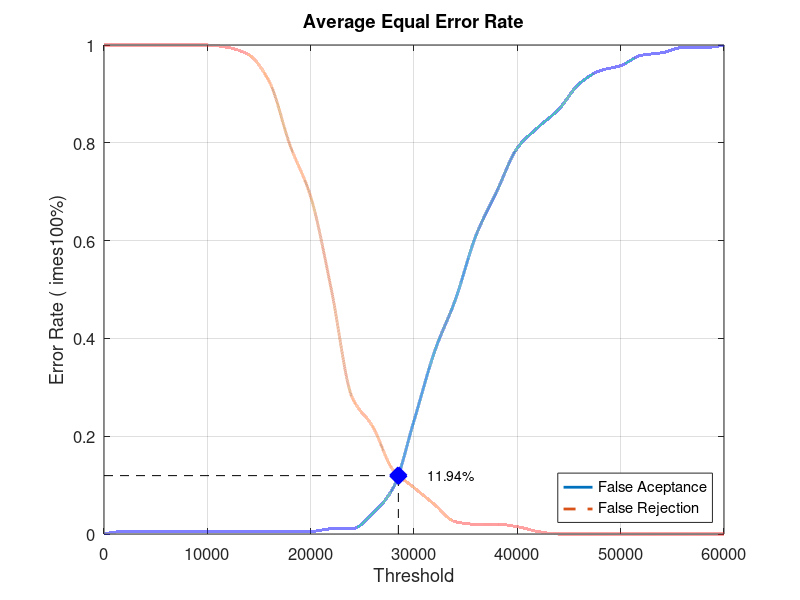
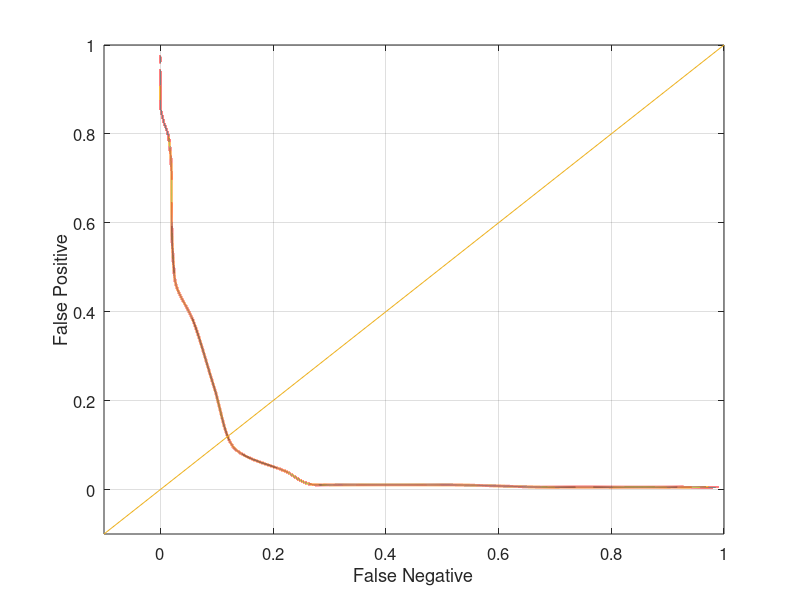

The MATLAB script that drew these images, in order:
close all;
clear;
clc;
x = 0:2000:60000;
xq = 0:0.5:60000;

y0 = [0 0.00526316 0.00526316 0.00526316 0.00526316 0.00526316 0.00526316 0.00526316 0.00526316 0.00526316 0.00526316 0.0105263 0.0105263 0.0421053 0.0947368 0.231579 0.373684 0.478947 0.610526 0.7 0.789474 0.831579 0.868421 0.921053 0.947368 0.957895 0.978947 0.984211 0.994737 0.994737 1]
yy0 = interp1(x, y0, xq, 'pchip');
y1 = [1 1 1 1 1 1 0.995 0.98 0.925 0.795 0.69 0.5 0.28 0.22 0.13 0.095 0.06 0.025 0.02 0.02 0.015 0.005 0 0 0 0 0 0 0 0 0]
yy1 = interp1(x, y1, xq, 'pchip');

% Calculating EER: 
y2 = abs(y0 - y1);
find(y2 == min(y2))
yy2 = abs(yy0 - yy1);
xEER = find(yy2 == min(yy2));
xEERIndex = xq(xEER) % X-axis EER
yEER = yy0(xEER) % Y-axis EER

main = figure
plot(xq, yy0,'-','LineWidth', 2);	hold on
plot(xq, yy1,'--','LineWidth', 2);	hold on
plot([xEERIndex xEERIndex], [0 yEER], 'k--');	hold on
plot([0 xEERIndex], [yEER yEER], 'k--');	hold on
plot(xEERIndex, yEER, 'bx', 'LineWidth', 10);	hold on
text(xEERIndex + 10 * xEERIndex / 100, yEER, [num2str(round((10000 * yEER)) / 100) '%'])
legend('False Aceptance', 'False Rejection', 'Location', 'SouthEast')
xlabel('Threshold')
ylabel('Error Rate (	imes100%)')
title('Average Equal Error Rate')
set(gca, 'FontSize', 12)
axis([0 60000 0 1])
grid on

print(main, 'Database4_3Main', '-dpng');
FNRxFPR = figure('Color', [1 1 1]);
plot(yy1, yy0, '-', yy1, yy0, 'LineWidth', 2);
hold on
y = -0.1:0.1:1
plot(y, y); 
set(gca, 'FontSize', 12)
xlabel('False Negative')
ylabel('False Positive')
axis([-0.1 1 -0.1 1])
set(gca, 'FontSize', 12)
grid on

print(FNRxFPR, 'Database4_3FNRxFPR','-dpng');
